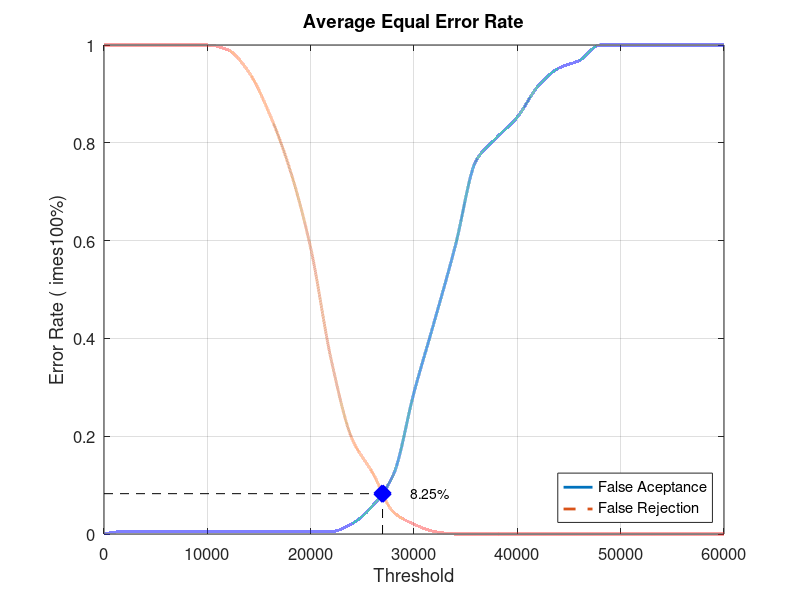
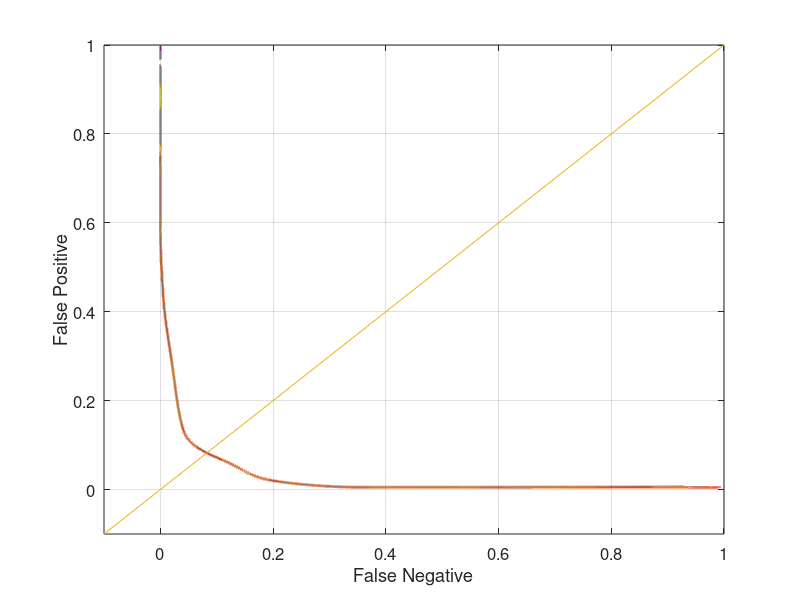

These figures' MATLAB source, in order:
close all;
clear;
clc;
x = 0:2000:60000;
xq = 0:0.5:60000;

y0 = [0 0.00526316 0.00526316 0.00526316 0.00526316 0.00526316 0.00526316 0.00526316 0.00526316 0.00526316 0.00526316 0.00526316 0.0210526 0.0578947 0.121053 0.289474 0.436842 0.589474 0.763158 0.810526 0.852632 0.915789 0.952632 0.968421 1 1 1 1 1 1 1]
yy0 = interp1(x, y0, xq, 'pchip');
y1 = [1 1 1 1 1 1 0.99 0.945 0.86 0.745 0.585 0.355 0.195 0.125 0.045 0.02 0.005 0 0 0 0 0 0 0 0 0 0 0 0 0 0]
yy1 = interp1(x, y1, xq, 'pchip');

% Calculating EER: 
y2 = abs(y0 - y1);
find(y2 == min(y2))
yy2 = abs(yy0 - yy1);
xEER = find(yy2 == min(yy2));
xEERIndex = xq(xEER) % X-axis EER
yEER = yy0(xEER) % Y-axis EER

main = figure
plot(xq, yy0,'-','LineWidth', 2);	hold on
plot(xq, yy1,'--','LineWidth', 2);	hold on
plot([xEERIndex xEERIndex], [0 yEER], 'k--');	hold on
plot([0 xEERIndex], [yEER yEER], 'k--');	hold on
plot(xEERIndex, yEER, 'bx', 'LineWidth', 10);	hold on
text(xEERIndex + 10 * xEERIndex / 100, yEER, [num2str(round((10000 * yEER)) / 100) '%'])
legend('False Aceptance', 'False Rejection', 'Location', 'SouthEast')
xlabel('Threshold')
ylabel('Error Rate (	imes100%)')
title('Average Equal Error Rate')
set(gca, 'FontSize', 12)
axis([0 60000 0 1])
grid on

print(main, 'Database3_1Main', '-dpng');
FNRxFPR = figure('Color', [1 1 1]);
plot(yy1, yy0, '-', yy1, yy0, 'LineWidth', 2);
hold on
y = -0.1:0.1:1
plot(y, y); 
set(gca, 'FontSize', 12)
xlabel('False Negative')
ylabel('False Positive')
axis([-0.1 1 -0.1 1])
set(gca, 'FontSize', 12)
grid on

print(FNRxFPR, 'Database3_1FNRxFPR','-dpng');
